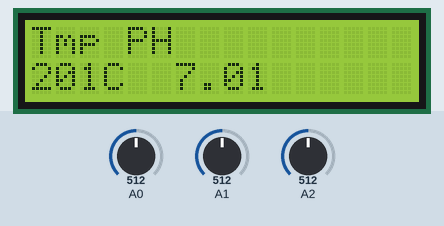
A sketch run on a simulated Arduino Uno, built with avr-gcc and run on an emulated ATmega328P. Parts: 16×2 character LCD. Inputs (shaded band) come from the test bench; at power-on: A2 = 512, A0 = 512, A1 = 512. What the sketch prints to the serial monitor is not drawn.

Above: at 0.2 s.
1.4 s: A2 set to 170
At 4.9 s:
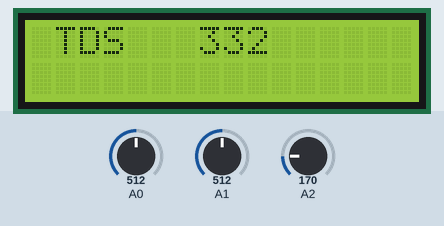
8.0 s: A2 set to 141
At 12.6 s:
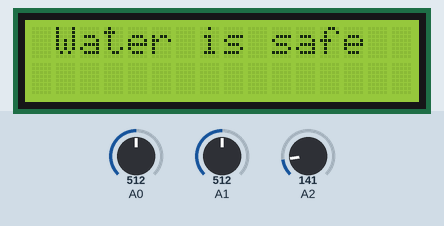
16.4 s: A0 set to 716
At 20.1 s:
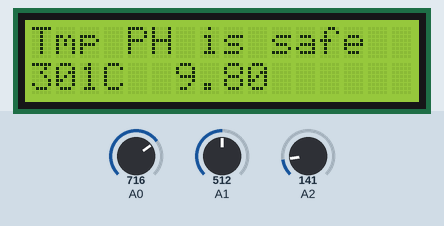
20.8 s: A0 set to 900
At 23.3 s:
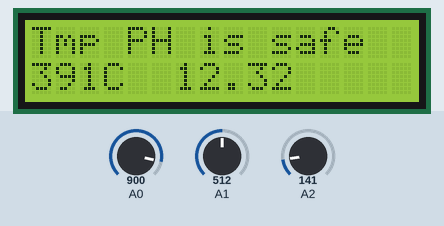
24.1 s: A0 set to 1023
At 26.2 s:
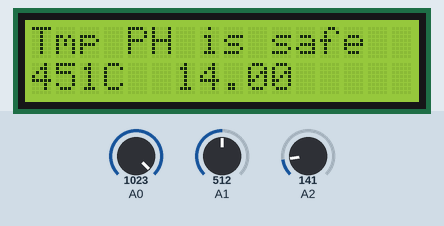
27.3 s: A2 set to 122
At 31.0 s:
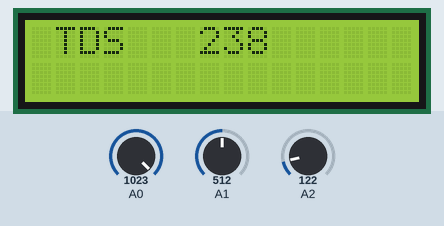
Timing chart, 0 to 32.5 s (numbered marks = the images above; inputs shaded):
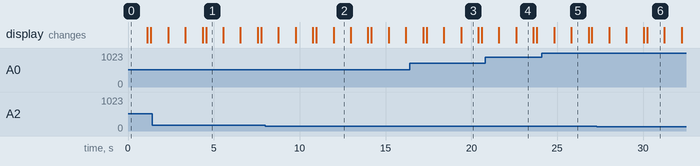

The sketch:

arduino-code.ino
```cpp
#include<LiquidCrystal.h>

const int rs =13,en = 12,d4 =11,d5 =10,d6 =9,d7 =8;

LiquidCrystal lcd(rs,en, d4,d5,d6,d7);

int Celsius;


void setup()

{

 Serial.begin(9600);

 lcd.begin(16,2);

 lcd.setCursor(4,0);


 // set up the LCD's number of columns and rows:

 Serial.begin(9600);

 lcd.begin(16, 2);

 // Print a message to the LCD.

 lcd.print("Tmp PH");

 Serial.println("Tmp PH");

}


void loop()

{

 int sensorValue = analogRead(A0);

 float ph = sensorValue * (14.0/1023.0);


Serial.println(ph);

 lcd.setCursor(6,1);

 lcd.print (ph);


 Celsius = map(((analogRead(A0) - 20) * 3.04), 0, 1023, -40, 125);

 lcd.setCursor(0, 0);

 lcd.print("Tmp PH");

 lcd.setCursor(0, 1);

 lcd.print(Celsius);

 lcd.print("C");

 Serial.println(Celsius);

 delay(1000);

 lcd.clear();


 //tds

 pinMode(15, INPUT);

 int turbutity;

 int tur1;

 turbutity=analogRead(1);

 tur1=map(turbutity, 0,471,0,5);

 delay(100);

 //tds end


 //tds replace by potentiometer

 pinMode(16,INPUT);

 int TDS;

 int TDS1;

 TDS=analogRead(2);

 TDS1=map(TDS,0,1023,0,2000);

 delay(100);

 //tds replace end


 //lcd display for tds

 lcd.setCursor(1,0); lcd.print("TDS");

 lcd.setCursor(7,0); lcd.print(TDS1);

 delay(1000);

 lcd.clear();


 if (TDS1<300 and (ph<8.5 or ph>6.5)){

 lcd.setCursor(1,0); lcd.print("Water is safe");


 //lcd.print("Water is potable and safe to use !");

 Serial.println("Water is safe");

 delay(1000);

 }

 else {

 lcd.setCursor(1,0); lcd.print("NOT safe");


 //lcd.print("Warning...Water is NOT safe to use");

 Serial.println("NOT safe");

 delay(1000);


 }


}
```

Measured:
- the behaviour switches between 154 and 153 on A2 (found by bisection; images 1 and 2)
- what the display in image 1 shows lasts 1.0 s, from 4.5 s to 5.5 s
